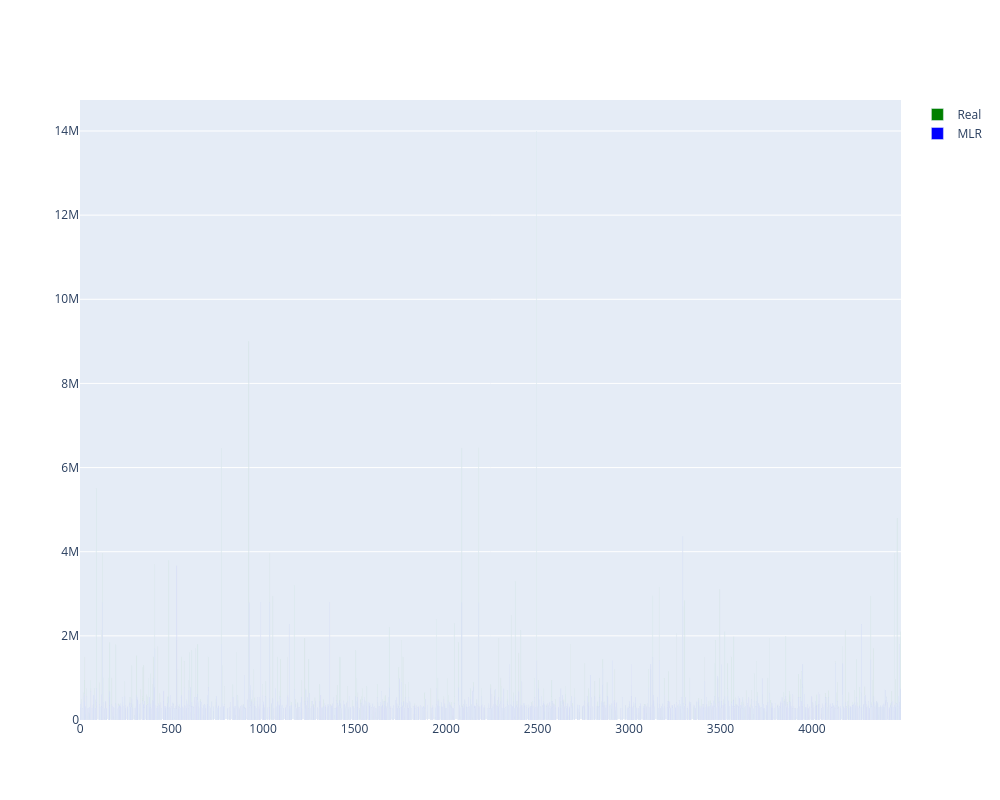

The code cell stored with this chart in its notebook:
### Code cell
import plotly.graph_objects as go

# Grafico preço real e valor previsto
fig = go.Figure(
    data=[
        go.Bar(x=X_train_27.ID, y=y_test27.Price_Real, name="Real", marker_color='green'),
        go.Bar(x=X_train_27.ID, y=y_test27.Price_prev, name="MLR",  marker_color='blue'),
    ],
)
fig.update_layout(
    autosize=False,
    width=1000,
    height=800)

fig.show()

### Figure 1 — Plotly figure (JSON) as saved in the notebook; plotly's stock layout.template omitted (floating-point values rounded to 4 significant figures; data arrays with more than 128 entries replaced by an {"elided": "..."} marker saying what was removed)
{"data": [{"marker": {"color": "green"}, "name": "Real", "type": "bar", "x": {"elided": "3142 int values"}, "y": {"elided": "1347 int values"}}, {"marker": {"color": "blue"}, "name": "MLR", "type": "bar", "x": {"elided": "3142 int values"}, "y": {"elided": "1347 int values"}}], "layout": {"autosize": false, "height": 800, "width": 1000, "xaxis": {"autorange": true, "range": [-0.5, 4486.0], "type": "linear"}, "yaxis": {"autorange": true, "range": [0, 14740000.0], "type": "linear"}}}
